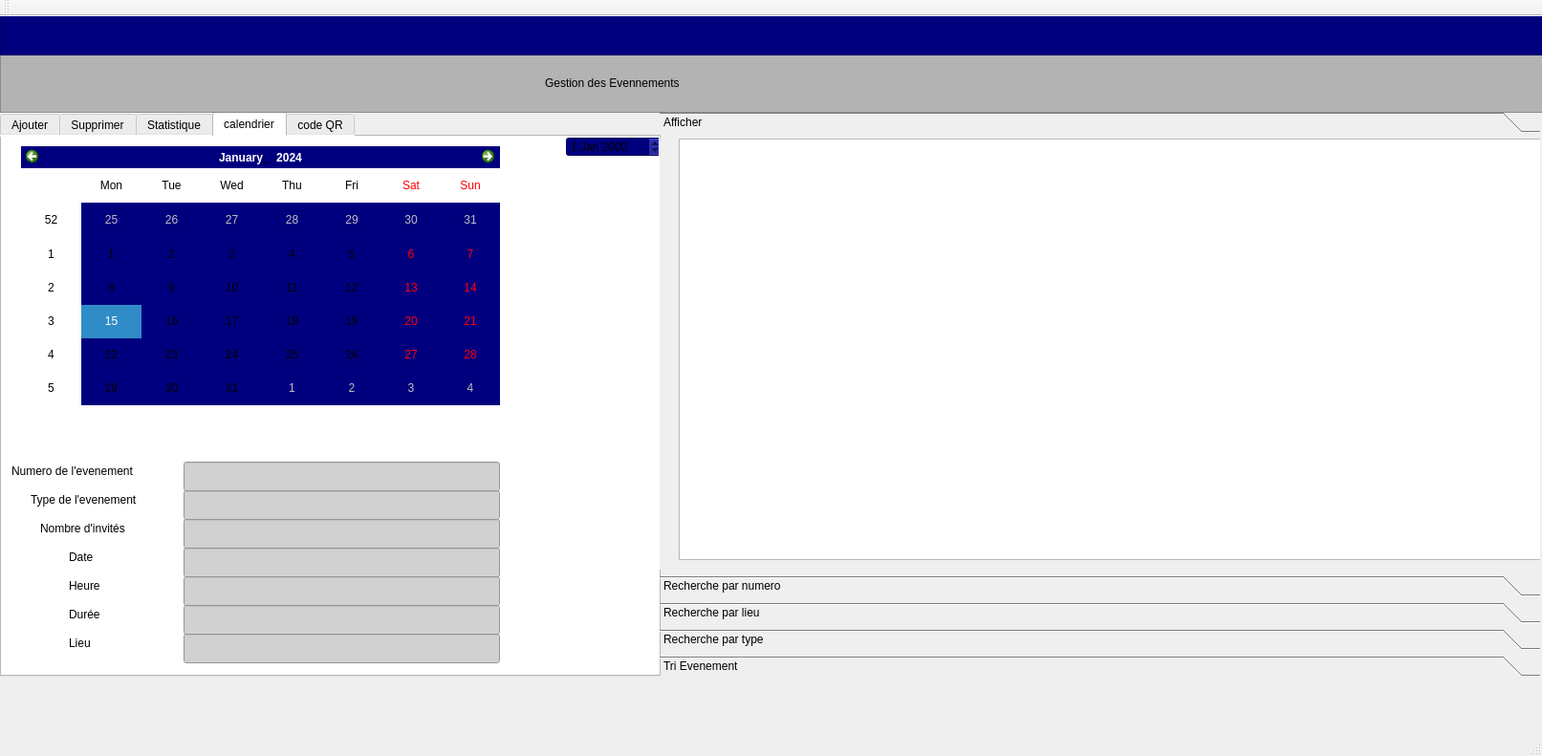
<?xml version="1.0" encoding="UTF-8"?>
<ui version="4.0">
 <class>MainWindow</class>
 <widget class="QMainWindow" name="MainWindow">
  <property name="geometry">
   <rect>
    <x>0</x>
    <y>0</y>
    <width>1613</width>
    <height>791</height>
   </rect>
  </property>
  <property name="windowTitle">
   <string>Gestion des Clients</string>
  </property>
  <widget class="QWidget" name="centralWidget">
   <widget class="QTabWidget" name="tabWidget">
    <property name="geometry">
     <rect>
      <x>0</x>
      <y>100</y>
      <width>691</width>
      <height>591</height>
     </rect>
    </property>
    <property name="styleSheet">
     <string notr="true">background-color: rgb(255, 255, 255);
font: 63 9pt &quot;Yu Gothic UI Semibold&quot;;</string>
    </property>
    <property name="currentIndex">
     <number>3</number>
    </property>
    <widget class="QWidget" name="ajouter">
     <attribute name="title">
      <string>Ajouter</string>
     </attribute>
     <widget class="QLabel" name="NumEvent">
      <property name="geometry">
       <rect>
        <x>20</x>
        <y>70</y>
        <width>161</width>
        <height>20</height>
       </rect>
      </property>
      <property name="text">
       <string>Code de l'evennement:</string>
      </property>
     </widget>
     <widget class="QLabel" name="label_3">
      <property name="geometry">
       <rect>
        <x>40</x>
        <y>220</y>
        <width>91</width>
        <height>16</height>
       </rect>
      </property>
      <property name="text">
       <string>Date: </string>
      </property>
     </widget>
     <widget class="QLabel" name="type">
      <property name="geometry">
       <rect>
        <x>20</x>
        <y>110</y>
        <width>151</width>
        <height>20</height>
       </rect>
      </property>
      <property name="text">
       <string>Type d'evennement:</string>
      </property>
     </widget>
     <widget class="QLabel" name="nbinit">
      <property name="geometry">
       <rect>
        <x>30</x>
        <y>170</y>
        <width>121</width>
        <height>16</height>
       </rect>
      </property>
      <property name="text">
       <string>Nombre d'invités:</string>
      </property>
     </widget>
     <widget class="QLabel" name="heure">
      <property name="geometry">
       <rect>
        <x>30</x>
        <y>260</y>
        <width>131</width>
        <height>20</height>
       </rect>
      </property>
      <property name="text">
       <string>heure de début:</string>
      </property>
     </widget>
     <widget class="QLabel" name="duree">
      <property name="geometry">
       <rect>
        <x>40</x>
        <y>320</y>
        <width>56</width>
        <height>16</height>
       </rect>
      </property>
      <property name="text">
       <string>Durée:</string>
      </property>
     </widget>
     <widget class="QLabel" name="lieu">
      <property name="geometry">
       <rect>
        <x>40</x>
        <y>360</y>
        <width>91</width>
        <height>16</height>
       </rect>
      </property>
      <property name="text">
       <string>Lieu:</string>
      </property>
     </widget>
     <widget class="QPushButton" name="pb_ajouter">
      <property name="geometry">
       <rect>
        <x>40</x>
        <y>450</y>
        <width>121</width>
        <height>41</height>
       </rect>
      </property>
      <property name="styleSheet">
       <string notr="true">background-color: rgb(0, 0, 127);
border-color: rgb(255, 255, 255);</string>
      </property>
      <property name="text">
       <string>Ajouter</string>
      </property>
     </widget>
     <widget class="QLineEdit" name="leNumEvent">
      <property name="geometry">
       <rect>
        <x>230</x>
        <y>61</y>
        <width>201</width>
        <height>31</height>
       </rect>
      </property>
     </widget>
     <widget class="QLineEdit" name="letype">
      <property name="geometry">
       <rect>
        <x>230</x>
        <y>111</y>
        <width>201</width>
        <height>31</height>
       </rect>
      </property>
     </widget>
     <widget class="QLineEdit" name="lenbinvit">
      <property name="geometry">
       <rect>
        <x>230</x>
        <y>160</y>
        <width>201</width>
        <height>31</height>
       </rect>
      </property>
     </widget>
     <widget class="QLineEdit" name="leduree">
      <property name="geometry">
       <rect>
        <x>230</x>
        <y>311</y>
        <width>201</width>
        <height>31</height>
       </rect>
      </property>
     </widget>
     <widget class="QLineEdit" name="lelieu">
      <property name="geometry">
       <rect>
        <x>230</x>
        <y>361</y>
        <width>201</width>
        <height>31</height>
       </rect>
      </property>
     </widget>
     <widget class="QLineEdit" name="ledate">
      <property name="geometry">
       <rect>
        <x>230</x>
        <y>210</y>
        <width>201</width>
        <height>31</height>
       </rect>
      </property>
     </widget>
     <widget class="QLineEdit" name="leheure">
      <property name="geometry">
       <rect>
        <x>230</x>
        <y>260</y>
        <width>201</width>
        <height>31</height>
       </rect>
      </property>
     </widget>
     <widget class="QDateEdit" name="dateEdit">
      <property name="geometry">
       <rect>
        <x>230</x>
        <y>210</y>
        <width>201</width>
        <height>31</height>
       </rect>
      </property>
     </widget>
     <widget class="QPushButton" name="mdf">
      <property name="geometry">
       <rect>
        <x>230</x>
        <y>450</y>
        <width>111</width>
        <height>41</height>
       </rect>
      </property>
      <property name="text">
       <string>Modifier</string>
      </property>
     </widget>
     <widget class="QPushButton" name="pdf">
      <property name="geometry">
       <rect>
        <x>390</x>
        <y>450</y>
        <width>93</width>
        <height>41</height>
       </rect>
      </property>
      <property name="text">
       <string>PDF</string>
      </property>
     </widget>
    </widget>
    <widget class="QWidget" name="supprimer">
     <attribute name="title">
      <string>Supprimer</string>
     </attribute>
     <widget class="QLabel" name="label_7">
      <property name="geometry">
       <rect>
        <x>60</x>
        <y>70</y>
        <width>361</width>
        <height>31</height>
       </rect>
      </property>
      <property name="font">
       <font>
        <family>Yu Gothic UI Semibold</family>
        <pointsize>9</pointsize>
        <weight>7</weight>
        <italic>false</italic>
        <bold>false</bold>
       </font>
      </property>
      <property name="text">
       <string>Enter le code de l'evennements à supprimer:</string>
      </property>
     </widget>
     <widget class="QLineEdit" name="lineEdit_6">
      <property name="geometry">
       <rect>
        <x>230</x>
        <y>140</y>
        <width>241</width>
        <height>41</height>
       </rect>
      </property>
     </widget>
     <widget class="QPushButton" name="pb_supprimer">
      <property name="geometry">
       <rect>
        <x>380</x>
        <y>210</y>
        <width>93</width>
        <height>28</height>
       </rect>
      </property>
      <property name="text">
       <string>supprimer</string>
      </property>
     </widget>
    </widget>
    <widget class="QWidget" name="tab_2">
     <attribute name="title">
      <string>Statistique</string>
     </attribute>
     <widget class="QFrame" name="stat">
      <property name="geometry">
       <rect>
        <x>39</x>
        <y>69</y>
        <width>571</width>
        <height>421</height>
       </rect>
      </property>
      <layout class="QHBoxLayout" name="horizontalLayout"/>
     </widget>
    </widget>
    <widget class="QWidget" name="tab_3">
     <attribute name="title">
      <string>calendrier</string>
     </attribute>
     <widget class="QCalendarWidget" name="calendarWidget">
      <property name="geometry">
       <rect>
        <x>20</x>
        <y>10</y>
        <width>501</width>
        <height>271</height>
       </rect>
      </property>
      <property name="styleSheet">
       <string notr="true">background-color: rgb(0, 0, 127);
background-color: rgb(85, 85, 127);
alternate-background-color: rgb(255, 255, 255);
background-color: rgb(0, 0, 127);</string>
      </property>
     </widget>
     <widget class="QDateEdit" name="dateEdit_5">
      <property name="geometry">
       <rect>
        <x>590</x>
        <y>0</y>
        <width>101</width>
        <height>21</height>
       </rect>
      </property>
      <property name="styleSheet">
       <string notr="true">background-color: rgb(0, 0, 127);
alternate-background-color: rgb(255, 255, 255);</string>
      </property>
     </widget>
     <widget class="QLineEdit" name="numevent_cal">
      <property name="geometry">
       <rect>
        <x>190</x>
        <y>340</y>
        <width>331</width>
        <height>31</height>
       </rect>
      </property>
      <property name="styleSheet">
       <string notr="true">
background-color: rgb(209, 209, 209);</string>
      </property>
     </widget>
     <widget class="QLineEdit" name="type_cal">
      <property name="geometry">
       <rect>
        <x>190</x>
        <y>370</y>
        <width>331</width>
        <height>31</height>
       </rect>
      </property>
      <property name="styleSheet">
       <string notr="true">
background-color: rgb(209, 209, 209);</string>
      </property>
     </widget>
     <widget class="QLineEdit" name="nbinvit_cal">
      <property name="geometry">
       <rect>
        <x>190</x>
        <y>400</y>
        <width>331</width>
        <height>31</height>
       </rect>
      </property>
      <property name="styleSheet">
       <string notr="true">
background-color: rgb(209, 209, 209);</string>
      </property>
     </widget>
     <widget class="QLineEdit" name="date_cal">
      <property name="geometry">
       <rect>
        <x>190</x>
        <y>430</y>
        <width>331</width>
        <height>31</height>
       </rect>
      </property>
      <property name="styleSheet">
       <string notr="true">
background-color: rgb(209, 209, 209);</string>
      </property>
     </widget>
     <widget class="QLineEdit" name="heure_cal">
      <property name="geometry">
       <rect>
        <x>190</x>
        <y>460</y>
        <width>331</width>
        <height>31</height>
       </rect>
      </property>
      <property name="styleSheet">
       <string notr="true">
background-color: rgb(209, 209, 209);</string>
      </property>
     </widget>
     <widget class="QLineEdit" name="duree_cal">
      <property name="geometry">
       <rect>
        <x>190</x>
        <y>490</y>
        <width>331</width>
        <height>31</height>
       </rect>
      </property>
      <property name="styleSheet">
       <string notr="true">
background-color: rgb(209, 209, 209);</string>
      </property>
     </widget>
     <widget class="QLineEdit" name="lieu_cal">
      <property name="geometry">
       <rect>
        <x>190</x>
        <y>520</y>
        <width>331</width>
        <height>31</height>
       </rect>
      </property>
      <property name="styleSheet">
       <string notr="true">
background-color: rgb(209, 209, 209);</string>
      </property>
     </widget>
     <widget class="QLabel" name="label_9">
      <property name="geometry">
       <rect>
        <x>10</x>
        <y>340</y>
        <width>171</width>
        <height>20</height>
       </rect>
      </property>
      <property name="text">
       <string>Numero de l'evenement</string>
      </property>
     </widget>
     <widget class="QLabel" name="label_10">
      <property name="geometry">
       <rect>
        <x>30</x>
        <y>370</y>
        <width>141</width>
        <height>20</height>
       </rect>
      </property>
      <property name="text">
       <string>Type de l'evenement</string>
      </property>
     </widget>
     <widget class="QLabel" name="label_11">
      <property name="geometry">
       <rect>
        <x>40</x>
        <y>400</y>
        <width>111</width>
        <height>20</height>
       </rect>
      </property>
      <property name="text">
       <string>Nombre d'invités</string>
      </property>
     </widget>
     <widget class="QLabel" name="label_12">
      <property name="geometry">
       <rect>
        <x>70</x>
        <y>430</y>
        <width>101</width>
        <height>20</height>
       </rect>
      </property>
      <property name="text">
       <string>Date</string>
      </property>
     </widget>
     <widget class="QLabel" name="label_13">
      <property name="geometry">
       <rect>
        <x>70</x>
        <y>460</y>
        <width>101</width>
        <height>20</height>
       </rect>
      </property>
      <property name="text">
       <string>Heure</string>
      </property>
     </widget>
     <widget class="QLabel" name="label_14">
      <property name="geometry">
       <rect>
        <x>70</x>
        <y>490</y>
        <width>101</width>
        <height>20</height>
       </rect>
      </property>
      <property name="text">
       <string>Durée</string>
      </property>
     </widget>
     <widget class="QLabel" name="label_15">
      <property name="geometry">
       <rect>
        <x>70</x>
        <y>520</y>
        <width>101</width>
        <height>20</height>
       </rect>
      </property>
      <property name="text">
       <string>Lieu</string>
      </property>
     </widget>
    </widget>
    <widget class="QWidget" name="tab">
     <attribute name="title">
      <string>code QR</string>
     </attribute>
     <widget class="QPushButton" name="qrcode_button">
      <property name="geometry">
       <rect>
        <x>452</x>
        <y>370</y>
        <width>151</width>
        <height>28</height>
       </rect>
      </property>
      <property name="text">
       <string>Génerer code QR</string>
      </property>
     </widget>
     <widget class="QLineEdit" name="num">
      <property name="geometry">
       <rect>
        <x>100</x>
        <y>390</y>
        <width>113</width>
        <height>22</height>
       </rect>
      </property>
     </widget>
     <widget class="QLabel" name="label_8">
      <property name="geometry">
       <rect>
        <x>20</x>
        <y>390</y>
        <width>56</width>
        <height>16</height>
       </rect>
      </property>
      <property name="text">
       <string>Numero</string>
      </property>
     </widget>
     <widget class="QLabel" name="qraff">
      <property name="geometry">
       <rect>
        <x>35</x>
        <y>25</y>
        <width>391</width>
        <height>311</height>
       </rect>
      </property>
      <property name="text">
       <string/>
      </property>
     </widget>
    </widget>
   </widget>
   <widget class="QFrame" name="frame_2">
    <property name="geometry">
     <rect>
      <x>0</x>
      <y>40</y>
      <width>1681</width>
      <height>61</height>
     </rect>
    </property>
    <property name="styleSheet">
     <string notr="true">background-color: rgb(179, 179, 179);</string>
    </property>
    <property name="frameShape">
     <enum>QFrame::StyledPanel</enum>
    </property>
    <property name="frameShadow">
     <enum>QFrame::Raised</enum>
    </property>
    <widget class="QLabel" name="label">
     <property name="geometry">
      <rect>
       <x>570</x>
       <y>20</y>
       <width>261</width>
       <height>20</height>
      </rect>
     </property>
     <property name="styleSheet">
      <string notr="true">font: 63 11pt &quot;Yu Gothic UI Semibold&quot;;</string>
     </property>
     <property name="text">
      <string>Gestion des Evennements</string>
     </property>
    </widget>
   </widget>
   <widget class="QFrame" name="frame_4">
    <property name="geometry">
     <rect>
      <x>0</x>
      <y>-10</y>
      <width>1661</width>
      <height>51</height>
     </rect>
    </property>
    <property name="styleSheet">
     <string notr="true">background-color: rgb(0, 0, 127);</string>
    </property>
    <property name="frameShape">
     <enum>QFrame::StyledPanel</enum>
    </property>
    <property name="frameShadow">
     <enum>QFrame::Raised</enum>
    </property>
   </widget>
   <widget class="QToolBox" name="toolBox">
    <property name="geometry">
     <rect>
      <x>690</x>
      <y>100</y>
      <width>921</width>
      <height>591</height>
     </rect>
    </property>
    <property name="styleSheet">
     <string notr="true">font: 63 9pt &quot;Yu Gothic UI Semibold&quot;;</string>
    </property>
    <property name="currentIndex">
     <number>0</number>
    </property>
    <widget class="QWidget" name="page_2">
     <property name="geometry">
      <rect>
       <x>0</x>
       <y>0</y>
       <width>921</width>
       <height>421</height>
      </rect>
     </property>
     <attribute name="label">
      <string>Afficher</string>
     </attribute>
     <widget class="QTableView" name="tabEvenement">
      <property name="geometry">
       <rect>
        <x>20</x>
        <y>0</y>
        <width>1021</width>
        <height>441</height>
       </rect>
      </property>
     </widget>
    </widget>
    <widget class="QWidget" name="page_8">
     <property name="geometry">
      <rect>
       <x>0</x>
       <y>0</y>
       <width>921</width>
       <height>421</height>
      </rect>
     </property>
     <attribute name="label">
      <string>Recherche par numero</string>
     </attribute>
     <widget class="QLineEdit" name="rechercher">
      <property name="geometry">
       <rect>
        <x>600</x>
        <y>0</y>
        <width>211</width>
        <height>41</height>
       </rect>
      </property>
     </widget>
     <widget class="QLabel" name="label_2">
      <property name="geometry">
       <rect>
        <x>40</x>
        <y>10</y>
        <width>261</width>
        <height>16</height>
       </rect>
      </property>
      <property name="text">
       <string>Inserez le numero de l'evennement:</string>
      </property>
     </widget>
     <widget class="QPushButton" name="prechercher">
      <property name="geometry">
       <rect>
        <x>710</x>
        <y>60</y>
        <width>93</width>
        <height>28</height>
       </rect>
      </property>
      <property name="text">
       <string>rechercher</string>
      </property>
     </widget>
     <widget class="QTableView" name="tableView">
      <property name="geometry">
       <rect>
        <x>10</x>
        <y>101</y>
        <width>831</width>
        <height>361</height>
       </rect>
      </property>
     </widget>
    </widget>
    <widget class="QWidget" name="page">
     <property name="geometry">
      <rect>
       <x>0</x>
       <y>0</y>
       <width>921</width>
       <height>421</height>
      </rect>
     </property>
     <attribute name="label">
      <string>Recherche par lieu</string>
     </attribute>
     <widget class="QLabel" name="label_4">
      <property name="geometry">
       <rect>
        <x>10</x>
        <y>0</y>
        <width>211</width>
        <height>31</height>
       </rect>
      </property>
      <property name="text">
       <string>inserez le lieu:</string>
      </property>
     </widget>
     <widget class="QLineEdit" name="recherchelieu">
      <property name="geometry">
       <rect>
        <x>10</x>
        <y>40</y>
        <width>271</width>
        <height>41</height>
       </rect>
      </property>
     </widget>
     <widget class="QTableView" name="tableViewlieu">
      <property name="geometry">
       <rect>
        <x>10</x>
        <y>101</y>
        <width>901</width>
        <height>351</height>
       </rect>
      </property>
     </widget>
    </widget>
    <widget class="QWidget" name="page_3">
     <property name="geometry">
      <rect>
       <x>0</x>
       <y>0</y>
       <width>921</width>
       <height>421</height>
      </rect>
     </property>
     <attribute name="label">
      <string>Recherche par type</string>
     </attribute>
     <widget class="QTableView" name="tableViewtype">
      <property name="geometry">
       <rect>
        <x>10</x>
        <y>61</y>
        <width>731</width>
        <height>321</height>
       </rect>
      </property>
     </widget>
     <widget class="QLabel" name="label_6">
      <property name="geometry">
       <rect>
        <x>20</x>
        <y>10</y>
        <width>161</width>
        <height>16</height>
       </rect>
      </property>
      <property name="text">
       <string>inserez le type:</string>
      </property>
     </widget>
     <widget class="QLineEdit" name="recherchertype">
      <property name="geometry">
       <rect>
        <x>240</x>
        <y>11</y>
        <width>451</width>
        <height>31</height>
       </rect>
      </property>
     </widget>
    </widget>
    <widget class="QWidget" name="page_10">
     <property name="geometry">
      <rect>
       <x>0</x>
       <y>0</y>
       <width>921</width>
       <height>421</height>
      </rect>
     </property>
     <attribute name="label">
      <string>Tri Evenement</string>
     </attribute>
     <widget class="QComboBox" name="comboBox">
      <property name="geometry">
       <rect>
        <x>110</x>
        <y>10</y>
        <width>141</width>
        <height>22</height>
       </rect>
      </property>
      <item>
       <property name="text">
        <string>Choisir</string>
       </property>
      </item>
      <item>
       <property name="text">
        <string>NumEvent</string>
       </property>
      </item>
      <item>
       <property name="text">
        <string>lieu</string>
       </property>
      </item>
      <item>
       <property name="text">
        <string>type</string>
       </property>
      </item>
      <item>
       <property name="text">
        <string>nbinvit</string>
       </property>
      </item>
     </widget>
     <widget class="QLabel" name="label_5">
      <property name="geometry">
       <rect>
        <x>10</x>
        <y>10</y>
        <width>151</width>
        <height>16</height>
       </rect>
      </property>
      <property name="text">
       <string>trier selon:</string>
      </property>
     </widget>
     <widget class="QRadioButton" name="radioButton">
      <property name="geometry">
       <rect>
        <x>270</x>
        <y>10</y>
        <width>121</width>
        <height>20</height>
       </rect>
      </property>
      <property name="text">
       <string>tri croissant</string>
      </property>
     </widget>
     <widget class="QRadioButton" name="radioButton_2">
      <property name="geometry">
       <rect>
        <x>270</x>
        <y>40</y>
        <width>121</width>
        <height>20</height>
       </rect>
      </property>
      <property name="text">
       <string>tri decroissant</string>
      </property>
     </widget>
     <widget class="QTableView" name="tabletri">
      <property name="geometry">
       <rect>
        <x>0</x>
        <y>70</y>
        <width>981</width>
        <height>381</height>
       </rect>
      </property>
     </widget>
    </widget>
   </widget>
  </widget>
  <widget class="QMenuBar" name="menuBar">
   <property name="geometry">
    <rect>
     <x>0</x>
     <y>0</y>
     <width>1613</width>
     <height>26</height>
    </rect>
   </property>
  </widget>
  <widget class="QToolBar" name="mainToolBar">
   <attribute name="toolBarArea">
    <enum>TopToolBarArea</enum>
   </attribute>
   <attribute name="toolBarBreak">
    <bool>false</bool>
   </attribute>
  </widget>
  <widget class="QStatusBar" name="statusBar"/>
 </widget>
 <layoutdefault spacing="6" margin="11"/>
 <resources/>
 <connections/>
</ui>
